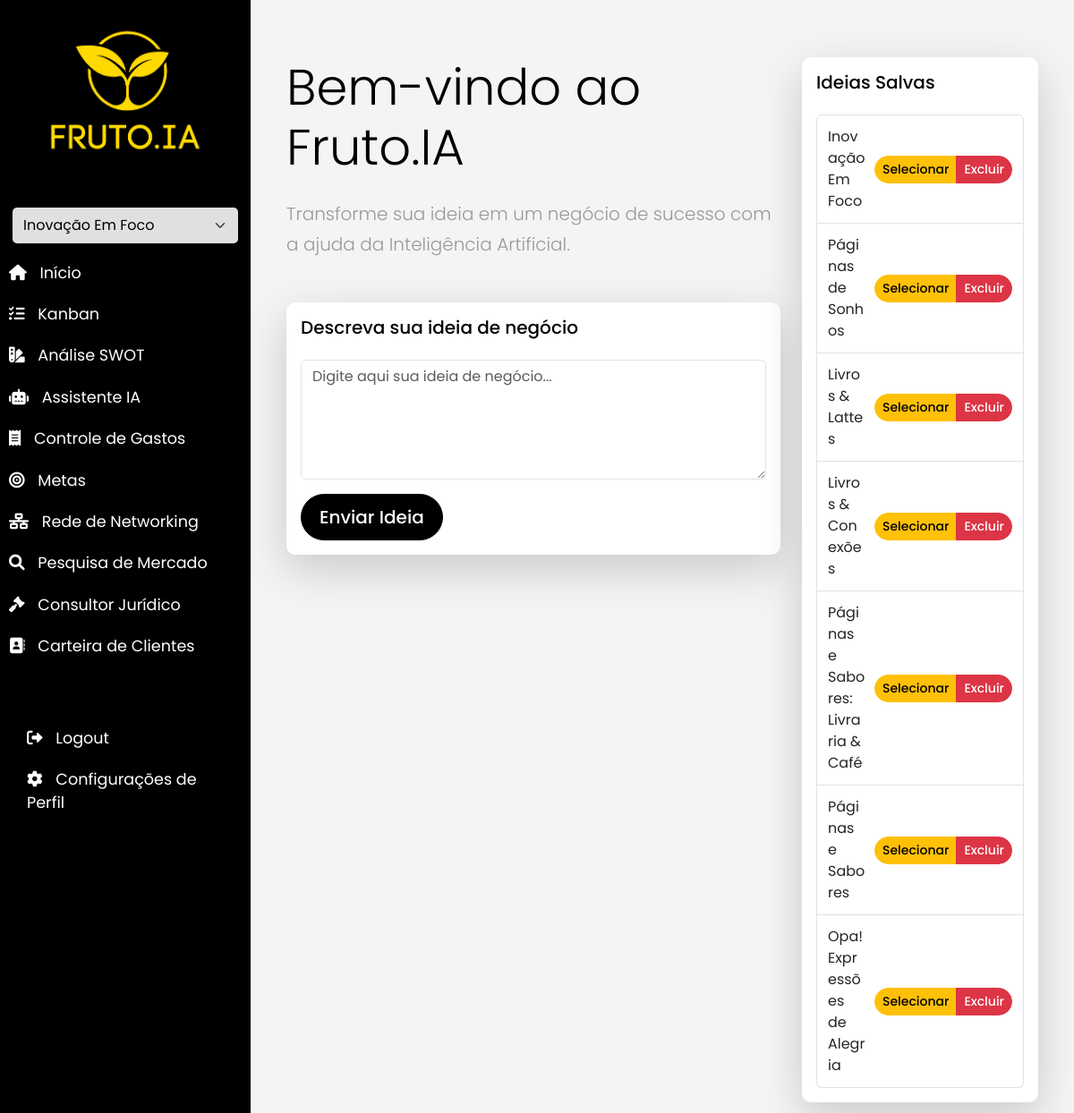
Page / (signed in) on the earlier database version.
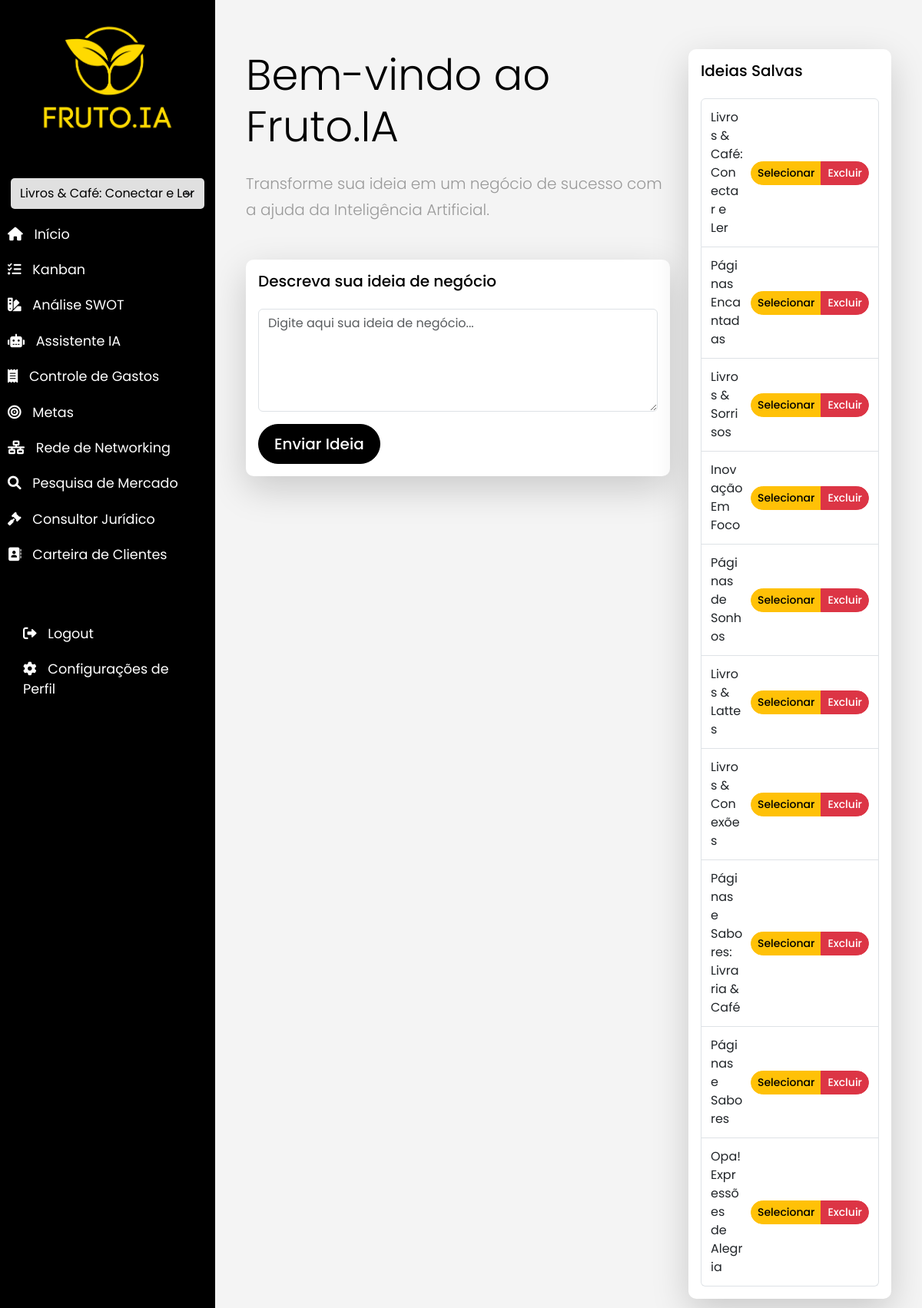
Same page on the later database version.
### app/models.py (models this page shows)
class Idea(db.Model):
    id = db.Column(db.Integer, primary_key=True)
    title = db.Column(db.String(100))
    description = db.Column(db.Text)
    timestamp = db.Column(db.DateTime, index=True, default=datetime.utcnow)
    user_id = db.Column(db.Integer, db.ForeignKey('user.id'))
    questions = db.relationship('Question', backref='idea', lazy='dynamic')
    tasks = db.relationship('Task', backref='idea', lazy='dynamic')
    expenses = db.relationship('Expense', backref='idea', lazy='dynamic')

### app/routes.py (the view)
@main.route('/')
@login_required
def index():
    ideas = Idea.query.filter_by(user_id=current_user.id).order_by(Idea.timestamp.desc()).all()
    selected_idea_id = ideas[0].id if ideas else None
    return render_template('index.html', ideas=ideas, selected_idea_id=selected_idea_id)

### app/__init__.py (called while the page is built)
def create_app():
    app = Flask(__name__, static_url_path='', static_folder='static', template_folder='templates')
    app.config.from_object(Config)
    app.config['SQLALCHEMY_DATABASE_URI'] = os.getenv('SQLALCHEMY_DATABASE_URI')
    app.config['SQLALCHEMY_TRACK_MODIFICATIONS'] = False
    db.init_app(app)
    migrate.init_app(app, db)
    login.init_app(app)
    csrf.init_app(app)
    mail.init_app(app)
    from app import routes
    app.register_blueprint(routes.main)
    from app.auth import bp as auth_bp
    app.register_blueprint(auth_bp, url_prefix='/auth')
    @login.user_loader
    def load_user(id):
        return User.query.get(int(id))
    return app

### app/routes.py (called while the page is built)
@main.context_processor
def inject_user_ideas():
    if current_user.is_authenticated:
        user_ideas = current_user.ideas.all()
        selected_idea_id = request.view_args.get('idea_id')
        return {'user_ideas': user_ideas, 'selected_idea_id': selected_idea_id}
    return {}

### app/templates/index.html (shortened to what this page needs)
{% extends "base.html" %}
{% block content %}
<div class="row">
    <div class="col-md-8">
        <h1 class="display-4 mb-4">Bem-vindo ao Fruto.IA</h1>
        <p class="lead mb-5">Transforme sua ideia em um negócio de sucesso com a ajuda da Inteligência Artificial.</p>
        <div class="card shadow-lg mb-5">
            <div class="card-body">
                <h5 class="card-title mb-4">Descreva sua ideia de negócio</h5>
                <form id="ideaForm">
                    <div class="mb-3">
                        <textarea class="form-control" id="ideaDescription" rows="5" placeholder="Digite aqui sua ideia de negócio..." required></textarea>
                    </div>
                    <button type="submit" class="btn btn-primary btn-lg">Enviar Ideia</button>
                </form>
            </div>
        </div>
    </div>
    <div class="col-md-4">
        <div id="savedIdeasSection" class="card shadow-lg">
            <div class="card-body">
                <h5 class="card-title mb-4">Ideias Salvas</h5>
                <ul id="savedIdeasList" class="list-group">
                    {% for idea in ideas %}
                    <li class="list-group-item">
                        <div class="d-flex justify-content-between align-items-center w-100">
                            <span class="idea-title">{{ idea.title }}</span>
                            <div class="btn-group" role="group">
                                <button class="btn btn-sm btn-warning select-idea" data-idea-id="{{ idea.id }}">Selecionar</button>
                                <button class="btn btn-sm btn-danger delete-idea" data-idea-id="{{ idea.id }}">Excluir</button>
                            </div>
                        </div>
                    </li>
                    {% endfor %}
                </ul>
            </div>
        </div>
    </div>
</div>
{% endblock %}

### app/templates/base.html (shortened to what this page needs)
<!DOCTYPE html>
<html lang="pt-BR">
<head>
    <link href="https://cdn.jsdelivr.net/npm/bootstrap@5.3.0-alpha1/dist/css/bootstrap.min.css" rel="stylesheet">
    <link href="https://cdnjs.cloudflare.com/ajax/libs/font-awesome/6.0.0-beta3/css/all.min.css" rel="stylesheet">
    <link rel="stylesheet" href="{{ url_for('static', filename='css/style.css') }}">
</head>
<body>
    <div class="wrapper">
        {% if current_user.is_authenticated %}
        <nav id="sidebar">
            <div class="sidebar-header">
                <img src="{{ url_for('static', filename='logo/1_1.png') }}" alt="Fruto.IA Logo" class="img-fluid">
            </div>
            <ul class="list-unstyled components">
                <li>
                    <select id="ideaSelector" class="form-select">
                        {% for idea in current_user.ideas %}
                        <option value="{{ idea.id }}" {% if idea.id == selected_idea_id %}selected{% endif %}>{{ idea.title }}</option>
                        {% endfor %}
                    </select>
                </li>
                <li><a href="{{ url_for('main.index') }}"><i class="fas fa-home"></i> <span>Início</span></a></li>
                <li><a href="{{ url_for('main.kanban', idea_id=selected_idea_id) if selected_idea_id else '#' }}" {% if not selected_idea_id %}class="disabled"{% endif %}><i class="fas fa-tasks"></i> <span>Kanban</span></a></li>
                <li><a href="{{ url_for('main.swot_analysis', idea_id=selected_idea_id) if selected_idea_id else '#' }}" {% if not selected_idea_id %}class="disabled"{% endif %}><i class="fas fa-swatchbook"></i> <span>Análise SWOT</span></a></li>
                <li><a href="{{ url_for('main.assistant', idea_id=selected_idea_id) if selected_idea_id else '#' }}" {% if not selected_idea_id %}class="disabled"{% endif %}><i class="fas fa-robot"></i> <span>Assistente IA</span></a></li>
                <li><a href="{{ url_for('main.view_expenses', idea_id=selected_idea_id) if selected_idea_id else '#' }}" {% if not selected_idea_id %}class="disabled"{% endif %}><i class="fas fa-receipt"></i> <span>Controle de Gastos</span></a></li>
                <li><a href="{{ url_for('main.goals', idea_id=selected_idea_id) if selected_idea_id else '#' }}" {% if not selected_idea_id %}class="disabled"{% endif %}><i class="fas fa-bullseye"></i> <span>Metas</span></a></li>
                <li><a href="{{ url_for('main.networking', idea_id=selected_idea_id) if selected_idea_id else '#' }}" {% if not selected_idea_id %}class="disabled"{% endif %}><i class="fas fa-network-wired"></i> <span>Rede de Networking</span></a></li>
                <li><a href="{{ url_for('main.market_research', idea_id=selected_idea_id) if selected_idea_id else '#' }}" {% if not selected_idea_id %}class="disabled"{% endif %}><i class="fas fa-search"></i> <span>Pesquisa de Mercado</span></a></li>
                <li><a href="{{ url_for('main.legal', idea_id=selected_idea_id) if selected_idea_id else '#' }}" {% if not selected_idea_id %}class="disabled"{% endif %}><i class="fas fa-gavel"></i> <span>Consultor Jurídico</span></a></li>
                <li><a href="{{ url_for('main.customers', idea_id=selected_idea_id) if selected_idea_id else '#' }}" {% if not selected_idea_id %}class="disabled"{% endif %}><i class="fas fa-address-book"></i> <span>Carteira de Clientes</span></a></li>
            </ul>
            <div class="sidebar-footer">
                <ul class="list-unstyled">
                    <li><a href="{{ url_for('auth.logout') }}"><i class="fas fa-sign-out-alt"></i> <span>Logout</span></a></li>
                    <li><a href="{{ url_for('main.profile_settings') }}"><i class="fas fa-cog"></i> <span>Configurações de Perfil</span></a></li>
                </ul>
            </div>
        </nav>
        {% endif %}
        <div id="content">
            <main class="container mt-4">
                {% block content %}{% endblock %}
            </main>
        </div>
    </div>
</body>
</html>

### app/static/css/style.css (style rules this page uses)
:root { --primary-color: #e0e0e0; --secondary-color: #e0e0e0; --background-color: #f4f4f4; --text-color: #000000; --sidebar-color: #000000; --sidebar-hover-color: #e0e0e0; --light-purple: #e0e0e0; }
body { font-family: 'Poppins', sans-serif; background-color: var(--background-color); color: var(--text-color); }
p { font-family: 'Poppins', sans-serif; font-size: 1.1em; font-weight: 300; line-height: 1.7em; color: #999; }
a, a:hover, a:focus { color: inherit; text-decoration: none; transition: all 0.3s; }
.wrapper { display: flex; width: 100%; }
#sidebar { width: 280px; background: var(--sidebar-color); color: #fff; transition: all 0.3s; min-height: 100vh; }
#sidebar .sidebar-header { padding: 20px; background: #000000; display: flex; justify-content: center; align-items: center; }
#sidebar .sidebar-header img { width: 80%; height: auto; }
#sidebar ul.components { padding: 20px 0; }
.sidebar-footer { padding: 20px; background-color: #000000; }
#content { width: calc(100% - 280px); padding: 20px; min-height: 100vh; transition: all 0.3s; }
#sidebar ul li a { padding: 10px; font-size: 1.1em; display: block; color: #fff; text-decoration: none; }
#sidebar ul li a i { margin-right: 10px; }
.card { background-color: #ffffff; border: none; border-radius: 10px; box-shadow: 0 4px 6px rgba(0, 0, 0, 0.1); transition: all 0.3s ease; }
.card-title { color: #000000; }
.btn { border-radius: 30px; padding: 10px 20px; font-weight: 500; transition: all 0.3s ease; }
.btn-primary { background-color: #000000; border-color: #000000; color: #ffffff; }
textarea.form-control { resize: vertical; }
main.container { flex-grow: 1; padding: 20px; }
#savedIdeasList .list-group-item { padding: 0.75rem; }
#savedIdeasList .idea-title { word-break: break-word; margin-right: 10px; }
#savedIdeasList .btn-group { white-space: nowrap; }
#savedIdeasList .btn-group .btn { padding: 0.25rem 0.5rem; font-size: 0.875rem; }
#sidebar #ideaSelector { width: 90%; margin: 10px auto; display: block; background-color: #e0e0e0; color: #000000; border: none; border-radius: 5px; padding: 8px 12px; }
#sidebar #ideaSelector option { background-color: #fff; color: #000000; }
.sidebar-footer ul { margin: 0; padding: 0; }
.sidebar-footer li { list-style: none; }
.sidebar-footer a { color: #ffffff; padding: 10px 20px; display: block; transition: all 0.3s; }
#sidebar { position: relative; min-height: 100vh; padding-bottom: 100px; }
#sidebar .components { overflow-y: auto; max-height: calc(100vh - 200px); }

Differences in the rows shown:
added Idea: title "Livros & Café: Conectar e Ler"
added Idea: title "Páginas Encantadas"
added Idea: title "Livros & Sorrisos"
Other differences:
form field value: "Inovação Em Foco" → "Livros & Café: Conectar e Ler"
